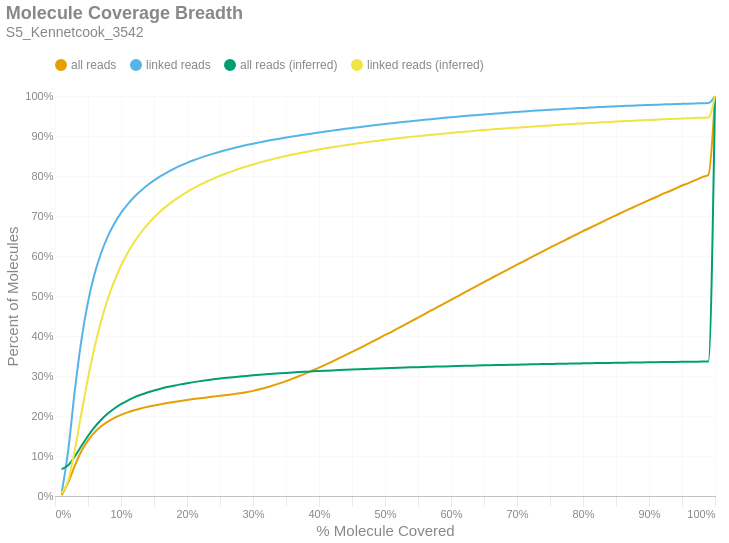

The notebook cell saved with this chart:
### Markdown cell above
### Molecule Read Coverage
This chart shows molecule coverage breadth as computed by the number of bases aligned to that molecule. In other words, "*how much of each unique long molecule is actually sequenced/aligned?*" Keep in mind there is a distinction between sequences and alignments, since some sequences belonging to a particular molecule may not align well and wouldn't appear in the alignment data. This chart also shows molecule coverage breadth as computed by the *inferred fragment* from which the aligned sequences originate. Unlike read coverage, this calculation takes into account the total insert size, including unsequenced gaps between the forward and reverse reads. Like the previous figures, these are cumulative percents.

### Code cell
if SKIPLR:
    print_html(f"Skipped")
else:
    binned_df = consolidated_hist(valids['coverage_bp'], mask, 0.01, True)
    binned_df_inf = consolidated_hist(valids['coverage_inserts'], mask, 0.01, True)
    binned_df = binned_df.with_columns(pl.lit(binned_df_inf['all reads (cumsum)']).alias('all reads (inferred)'))
    binned_df = binned_df.with_columns(pl.lit(binned_df_inf['linked reads (cumsum)']).alias('linked reads (inferred)'))
    binned_df = binned_df.with_columns(
        (pl.col('bin').cast(pl.Float64) + 0.01).alias('right_edge')
    )

    with SafeRender(binned_df):
        (
            density_plot(binned_df, 'Molecule Coverage Breadth', samplename, 'molcov', ['all reads (inferred)','linked reads (inferred)'])
            .encode(
                #x=alt.X('bin:Q', title="% Molecule Covered").axis(format = '%').scale(padding=0),
                x=alt.X('right_edge:Q', title="% Molecule Covered").axis(format='%').scale(padding=0),
                y=alt.Y('value:Q', title='Percent of Molecules')
                    .axis(format='%')
                    .stack(False)
                    .scale(domainMin=0, padding=0),
                color=alt.Color("key:N").scale(domain = ["all reads", "linked reads", "all reads (inferred)", "linked reads (inferred)"]),
                tooltip = [
                    alt.Tooltip("key:N", title = "Data Type"),
                    alt.Tooltip("range_label:N", title="% Molecule Covered"),
                    alt.Tooltip("value:Q", format = ".2%", title="% Molecules")
                ]
            )
        ).display()

### Figure 1 — Vega-Lite specification as saved in the notebook (floating-point values rounded to 4 significant figures)
{"width": "container", "height": 400, "config": {"title": {"anchor": "start", "dy": -15, "fontSize": 18, "color": "#888888", "subtitleColor": "#888888", "subtitleFontSize": 14}, "arc": {"fill": "#0072B2"}, "axis": {"domainColor": "#888888", "domainWidth": 0.5, "gridWidth": 0.2, "grid": false, "titleFontWeight": 400, "titleFontSize": 15, "labelFontSize": 11, "labelColor": "#888888", "tickColor": "#888888", "tickWidth": 0.2, "titleColor": "#888888"}, "axisBand": {"grid": false}, "axisX": {"grid": true, "tickSize": 10, "domainCap": "round"}, "axisY": {"domain": false, "grid": true, "tickSize": 0, "domainCap": "round"}, "background": "transparent", "header": {"labelFontSize": 15, "labelColor": "#888888", "titleFontSize": 15, "titleFontWeight": 600, "titleColor": "#888888"}, "legend": {"labelFont": "sans-serif", "labelFontSize": 12, "labelColor": "#888888", "symbolSize": 100, "symbolType": "circle", "titleFontSize": 12, "titlePadding": 10, "titleColor": "#888888", "title": null, "orient": "top"}, "range": {"category": ["#E69F00", "#56B4E9", "#009E73", "#F0E442", "#0072B2", "#D55E00", "#CC79A7", "#000000"], "diverging": ["#cfe8f3", "#a2d4ec", "#73bfe2", "#46abdb", "#1696d2", "#12719e"]}, "area": {"fill": "#0072B2", "fillOpacity": 0.7, "line": true, "strokeOpacity": 0.7}, "line": {"color": "#0072B2", "stroke": "#0072B2", "strokeWidth": 2}, "trail": {"color": "#0072B2", "stroke": "#0072B2", "strokeWidth": 0, "size": 1}, "point": {"filled": true, "fillOpacity": 1.0, "size": 95}, "text": {"color": "#888888", "fontSize": 11, "align": "right", "fontWeight": 400, "size": 11}, "bar": {"fill": "#0072B2", "stroke": null}, "view": {"stroke": null, "continuousWidth": 660, "continuousHeight": 400}}, "data": {"name": "data-b5f30c1e45770fa04245a825c2dd9971"}, "mark": {"type": "line", "interpolate": "monotone", "point": {"opacity": 0, "size": 275}}, "encoding": {"color": {"field": "key", "scale": {"domain": ["all reads", "linked reads", "all reads (inferred)", "linked reads (inferred)"]}, "type": "nominal"}, "tooltip": [{"field": "key", "title": "Data Type", "type": "nominal"}, {"field": "range_label", "title": "% Molecule Covered", "type": "nominal"}, {"field": "value", "format": ".2%", "title": "% Molecules", "type": "quantitative"}], "x": {"axis": {"format": "%"}, "field": "right_edge", "scale": {"padding": 0}, "title": "% Molecule Covered", "type": "quantitative"}, "y": {"axis": {"format": "%"}, "field": "value", "scale": {"domainMin": 0, "padding": 0}, "stack": false, "title": "Percent of Molecules", "type": "quantitative"}}, "params": [{"name": "param_c36ac31b6afebe62", "select": {"type": "point", "fields": ["key"]}, "bind": "legend"}], "title": {"text": "Molecule Coverage Breadth", "subtitle": "S5_Kennetcook_3542"}, "transform": [{"fold": ["all reads (cumsum)", "linked reads (cumsum)", "all reads (inferred)", "linked reads (inferred)"]}, {"calculate": "replace(datum.key, ' (cumsum)', '')", "as": "key"}, {"filter": {"param": "param_c36ac31b6afebe62"}}], "usermeta": {"embedOptions": {"downloadFileName": "S5_Kennetcook_3542.molcov"}}, "$schema": "https://vega.github.io/schema/vega-lite/v6.1.0.json", "datasets": {"data-b5f30c1e45770fa04245a825c2dd9971": [{"bin": "0.0", "interval": "0.0-0.01", "all reads": 0.002159, "linked reads": 0.006551, "all reads (cumsum)": 0.002159, "linked reads (cumsum)": 0.006551, "range_label": "0.0-0.01", "all reads (inferred)": 0.06704, "linked reads (inferred)": 0.006316, "right_edge": 0.01}, {"bin": "0.01", "interval": "0.01-0.02", "all reads": 0.0311, "linked reads": 0.1076, "all reads (cumsum)": 0.03326, "linked reads (cumsum)": 0.1141, "range_label": "0.01-0.02", "all reads (inferred)": 0.07694, "linked reads (inferred)": 0.03901, "right_edge": 0.02}, {"bin": "0.02", "interval": "0.02-0.03", "all reads": 0.04252, "linked reads": 0.1492, "all reads (cumsum)": 0.07577, "linked reads (cumsum)": 0.2633, "range_label": "0.02-0.03", "all reads (inferred)": 0.09883, "linked reads (inferred)": 0.115, "right_edge": 0.03}, {"bin": "0.03", "interval": "0.03-0.04", "all reads": 0.03606, "linked reads": 0.1267, "all reads (cumsum)": 0.1118, "linked reads (cumsum)": 0.3899, "range_label": "0.03-0.04", "all reads (inferred)": 0.1249, "linked reads (inferred)": 0.2064, "right_edge": 0.04}, {"bin": "0.04", "interval": "0.04-0.05", "all reads": 0.02715, "linked reads": 0.09527, "all reads (cumsum)": 0.139, "linked reads (cumsum)": 0.4852, "range_label": "0.04-0.05", "all reads (inferred)": 0.1499, "linked reads (inferred)": 0.2946, "right_edge": 0.05}, {"bin": "0.05", "interval": "0.05-0.06", "all reads": 0.02004, "linked reads": 0.07016, "all reads (cumsum)": 0.159, "linked reads (cumsum)": 0.5554, "range_label": "0.05-0.06", "all reads (inferred)": 0.172, "linked reads (inferred)": 0.3723, "right_edge": 0.06}, {"bin": "0.06", "interval": "0.06-0.07", "all reads": 0.0151, "linked reads": 0.05282, "all reads (cumsum)": 0.1741, "linked reads (cumsum)": 0.6082, "range_label": "0.06-0.07", "all reads (inferred)": 0.1906, "linked reads (inferred)": 0.438, "right_edge": 0.07}, {"bin": "0.07", "interval": "0.07-0.08", "all reads": 0.01174, "linked reads": 0.04096, "all reads (cumsum)": 0.1859, "linked reads (cumsum)": 0.6491, "range_label": "0.07-0.08", "all reads (inferred)": 0.2061, "linked reads (inferred)": 0.4926, "right_edge": 0.08}, {"bin": "0.08", "interval": "0.08-0.09", "all reads": 0.009267, "linked reads": 0.03226, "all reads (cumsum)": 0.1951, "linked reads (cumsum)": 0.6814, "range_label": "0.08-0.09", "all reads (inferred)": 0.2188, "linked reads (inferred)": 0.5377, "right_edge": 0.09}, {"bin": "0.09", "interval": "0.09-0.1", "all reads": 0.007584, "linked reads": 0.02627, "all reads (cumsum)": 0.2027, "linked reads (cumsum)": 0.7077, "range_label": "0.09-0.1", "all reads (inferred)": 0.2296, "linked reads (inferred)": 0.5757, "right_edge": 0.1}, {"bin": "0.1", "interval": "0.1-0.11", "all reads": 0.006235, "linked reads": 0.02153, "all reads (cumsum)": 0.209, "linked reads (cumsum)": 0.7292, "range_label": "0.1-0.11", "all reads (inferred)": 0.2386, "linked reads (inferred)": 0.6074, "right_edge": 0.11}, {"bin": "0.11", "interval": "0.11-0.12", "all reads": 0.005344, "linked reads": 0.01835, "all reads (cumsum)": 0.2143, "linked reads (cumsum)": 0.7475, "range_label": "0.11-0.12", "all reads (inferred)": 0.2464, "linked reads (inferred)": 0.6348, "right_edge": 0.12}, {"bin": "0.12", "interval": "0.12-0.13", "all reads": 0.004522, "linked reads": 0.01555, "all reads (cumsum)": 0.2188, "linked reads (cumsum)": 0.7631, "range_label": "0.12-0.13", "all reads (inferred)": 0.253, "linked reads (inferred)": 0.6582, "right_edge": 0.13}, {"bin": "0.13", "interval": "0.13-0.14", "all reads": 0.004019, "linked reads": 0.01369, "all reads (cumsum)": 0.2228, "linked reads (cumsum)": 0.7768, "range_label": "0.13-0.14", "all reads (inferred)": 0.2588, "linked reads (inferred)": 0.6784, "right_edge": 0.14}, {"bin": "0.14", "interval": "0.14-0.15", "all reads": 0.003572, "linked reads": 0.01212, "all reads (cumsum)": 0.2264, "linked reads (cumsum)": 0.7889, "range_label": "0.14-0.15", "all reads (inferred)": 0.2638, "linked reads (inferred)": 0.6962, "right_edge": 0.15}, {"bin": "0.15", "interval": "0.15-0.16", "all reads": 0.003222, "linked reads": 0.01079, "all reads (cumsum)": 0.2296, "linked reads (cumsum)": 0.7997, "range_label": "0.15-0.16", "all reads (inferred)": 0.2683, "linked reads (inferred)": 0.7119, "right_edge": 0.16}, {"bin": "0.16", "interval": "0.16-0.17", "all reads": 0.002915, "linked reads": 0.009621, "all reads (cumsum)": 0.2325, "linked reads (cumsum)": 0.8093, "range_label": "0.16-0.17", "all reads (inferred)": 0.2723, "linked reads (inferred)": 0.7259, "right_edge": 0.17}, {"bin": "0.17", "interval": "0.17-0.18", "all reads": 0.002688, "linked reads": 0.008661, "all reads (cumsum)": 0.2352, "linked reads (cumsum)": 0.818, "range_label": "0.17-0.18", "all reads (inferred)": 0.2759, "linked reads (inferred)": 0.7384, "right_edge": 0.18}, {"bin": "0.18", "interval": "0.18-0.19", "all reads": 0.002505, "linked reads": 0.00786, "all reads (cumsum)": 0.2377, "linked reads (cumsum)": 0.8258, "range_label": "0.18-0.19", "all reads (inferred)": 0.2791, "linked reads (inferred)": 0.7498, "right_edge": 0.19}, {"bin": "0.19", "interval": "0.19-0.2", "all reads": 0.002359, "linked reads": 0.007102, "all reads (cumsum)": 0.2401, "linked reads (cumsum)": 0.8329, "range_label": "0.19-0.2", "all reads (inferred)": 0.282, "linked reads (inferred)": 0.76, "right_edge": 0.2}, {"bin": "0.2", "interval": "0.2-0.21", "all reads": 0.002203, "linked reads": 0.006476, "all reads (cumsum)": 0.2423, "linked reads (cumsum)": 0.8394, "range_label": "0.2-0.21", "all reads (inferred)": 0.2847, "linked reads (inferred)": 0.7695, "right_edge": 0.21}, {"bin": "0.21", "interval": "0.21-0.22", "all reads": 0.002128, "linked reads": 0.005979, "all reads (cumsum)": 0.2444, "linked reads (cumsum)": 0.8454, "range_label": "0.21-0.22", "all reads (inferred)": 0.2872, "linked reads (inferred)": 0.7782, "right_edge": 0.22}, {"bin": "0.22", "interval": "0.22-0.23", "all reads": 0.00205, "linked reads": 0.005497, "all reads (cumsum)": 0.2465, "linked reads (cumsum)": 0.8509, "range_label": "0.22-0.23", "all reads (inferred)": 0.2895, "linked reads (inferred)": 0.7862, "right_edge": 0.23}, {"bin": "0.23", "interval": "0.23-0.24", "all reads": 0.002015, "linked reads": 0.00515, "all reads (cumsum)": 0.2485, "linked reads (cumsum)": 0.856, "range_label": "0.23-0.24", "all reads (inferred)": 0.2916, "linked reads (inferred)": 0.7936, "right_edge": 0.24}, {"bin": "0.24", "interval": "0.24-0.25", "all reads": 0.00201, "linked reads": 0.004802, "all reads (cumsum)": 0.2505, "linked reads (cumsum)": 0.8608, "range_label": "0.24-0.25", "all reads (inferred)": 0.2936, "linked reads (inferred)": 0.8005, "right_edge": 0.25}, {"bin": "0.25", "interval": "0.25-0.26", "all reads": 0.001963, "linked reads": 0.004414, "all reads (cumsum)": 0.2525, "linked reads (cumsum)": 0.8653, "range_label": "0.25-0.26", "all reads (inferred)": 0.2954, "linked reads (inferred)": 0.8069, "right_edge": 0.26}, {"bin": "0.26", "interval": "0.26-0.27", "all reads": 0.002053, "linked reads": 0.00428, "all reads (cumsum)": 0.2545, "linked reads (cumsum)": 0.8695, "range_label": "0.26-0.27", "all reads (inferred)": 0.2971, "linked reads (inferred)": 0.8129, "right_edge": 0.27}, {"bin": "0.27", "interval": "0.27-0.28", "all reads": 0.002249, "linked reads": 0.003958, "all reads (cumsum)": 0.2568, "linked reads (cumsum)": 0.8735, "range_label": "0.27-0.28", "all reads (inferred)": 0.2987, "linked reads (inferred)": 0.8186, "right_edge": 0.28}, {"bin": "0.28", "interval": "0.28-0.29", "all reads": 0.00271, "linked reads": 0.003819, "all reads (cumsum)": 0.2595, "linked reads (cumsum)": 0.8773, "range_label": "0.28-0.29", "all reads (inferred)": 0.3003, "linked reads (inferred)": 0.8239, "right_edge": 0.29}, {"bin": "0.29", "interval": "0.29-0.3", "all reads": 0.003318, "linked reads": 0.003518, "all reads (cumsum)": 0.2628, "linked reads (cumsum)": 0.8808, "range_label": "0.29-0.3", "all reads (inferred)": 0.3017, "linked reads (inferred)": 0.8288, "right_edge": 0.3}, {"bin": "0.3", "interval": "0.3-0.31", "all reads": 0.003915, "linked reads": 0.003248, "all reads (cumsum)": 0.2667, "linked reads (cumsum)": 0.8841, "range_label": "0.3-0.31", "all reads (inferred)": 0.303, "linked reads (inferred)": 0.8335, "right_edge": 0.31}, {"bin": "0.31", "interval": "0.31-0.32", "all reads": 0.004466, "linked reads": 0.003232, "all reads (cumsum)": 0.2712, "linked reads (cumsum)": 0.8873, "range_label": "0.31-0.32", "all reads (inferred)": 0.3043, "linked reads (inferred)": 0.838, "right_edge": 0.32}, {"bin": "0.32", "interval": "0.32-0.33", "all reads": 0.004996, "linked reads": 0.003085, "all reads (cumsum)": 0.2762, "linked reads (cumsum)": 0.8904, "range_label": "0.32-0.33", "all reads (inferred)": 0.3055, "linked reads (inferred)": 0.8421, "right_edge": 0.33}, {"bin": "0.33", "interval": "0.33-0.34", "all reads": 0.005329, "linked reads": 0.002916, "all reads (cumsum)": 0.2815, "linked reads (cumsum)": 0.8933, "range_label": "0.33-0.34", "all reads (inferred)": 0.3066, "linked reads (inferred)": 0.8462, "right_edge": 0.34}, {"bin": "0.34", "interval": "0.34-0.35", "all reads": 0.005795, "linked reads": 0.002868, "all reads (cumsum)": 0.2873, "linked reads (cumsum)": 0.8962, "range_label": "0.34-0.35", "all reads (inferred)": 0.3077, "linked reads (inferred)": 0.8499, "right_edge": 0.35}, {"bin": "0.35", "interval": "0.35-0.36", "all reads": 0.006189, "linked reads": 0.002683, "all reads (cumsum)": 0.2935, "linked reads (cumsum)": 0.8989, "range_label": "0.35-0.36", "all reads (inferred)": 0.3088, "linked reads (inferred)": 0.8535, "right_edge": 0.36}, {"bin": "0.36", "interval": "0.36-0.37", "all reads": 0.006413, "linked reads": 0.002562, "all reads (cumsum)": 0.2999, "linked reads (cumsum)": 0.9014, "range_label": "0.36-0.37", "all reads (inferred)": 0.3097, "linked reads (inferred)": 0.8569, "right_edge": 0.37}, {"bin": "0.37", "interval": "0.37-0.38", "all reads": 0.006756, "linked reads": 0.002555, "all reads (cumsum)": 0.3067, "linked reads (cumsum)": 0.904, "range_label": "0.37-0.38", "all reads (inferred)": 0.3107, "linked reads (inferred)": 0.8601, "right_edge": 0.38}, {"bin": "0.38", "interval": "0.38-0.39", "all reads": 0.00705, "linked reads": 0.002455, "all reads (cumsum)": 0.3137, "linked reads (cumsum)": 0.9064, "range_label": "0.38-0.39", "all reads (inferred)": 0.3116, "linked reads (inferred)": 0.8632, "right_edge": 0.39}, {"bin": "0.39", "interval": "0.39-0.4", "all reads": 0.007317, "linked reads": 0.002395, "all reads (cumsum)": 0.321, "linked reads (cumsum)": 0.9088, "range_label": "0.39-0.4", "all reads (inferred)": 0.3124, "linked reads (inferred)": 0.8663, "right_edge": 0.4}, {"bin": "0.4", "interval": "0.4-0.41", "all reads": 0.007435, "linked reads": 0.002389, "all reads (cumsum)": 0.3285, "linked reads (cumsum)": 0.9112, "range_label": "0.4-0.41", "all reads (inferred)": 0.3133, "linked reads (inferred)": 0.8692, "right_edge": 0.41}, {"bin": "0.41", "interval": "0.41-0.42", "all reads": 0.007671, "linked reads": 0.002215, "all reads (cumsum)": 0.3361, "linked reads (cumsum)": 0.9134, "range_label": "0.41-0.42", "all reads (inferred)": 0.3141, "linked reads (inferred)": 0.8719, "right_edge": 0.42}, {"bin": "0.42", "interval": "0.42-0.43", "all reads": 0.007921, "linked reads": 0.002252, "all reads (cumsum)": 0.344, "linked reads (cumsum)": 0.9157, "range_label": "0.42-0.43", "all reads (inferred)": 0.3148, "linked reads (inferred)": 0.8745, "right_edge": 0.43}, {"bin": "0.43", "interval": "0.43-0.44", "all reads": 0.007924, "linked reads": 0.002169, "all reads (cumsum)": 0.352, "linked reads (cumsum)": 0.9179, "range_label": "0.43-0.44", "all reads (inferred)": 0.3155, "linked reads (inferred)": 0.877, "right_edge": 0.44}, {"bin": "0.44", "interval": "0.44-0.45", "all reads": 0.008117, "linked reads": 0.002111, "all reads (cumsum)": 0.3601, "linked reads (cumsum)": 0.92, "range_label": "0.44-0.45", "all reads (inferred)": 0.3162, "linked reads (inferred)": 0.8794, "right_edge": 0.45}, {"bin": "0.45", "interval": "0.45-0.46", "all reads": 0.008277, "linked reads": 0.002098, "all reads (cumsum)": 0.3684, "linked reads (cumsum)": 0.9221, "range_label": "0.45-0.46", "all reads (inferred)": 0.3169, "linked reads (inferred)": 0.8818, "right_edge": 0.46}, {"bin": "0.46", "interval": "0.46-0.47", "all reads": 0.008269, "linked reads": 0.002038, "all reads (cumsum)": 0.3766, "linked reads (cumsum)": 0.9241, "range_label": "0.46-0.47", "all reads (inferred)": 0.3176, "linked reads (inferred)": 0.8841, "right_edge": 0.47}, {"bin": "0.47", "interval": "0.47-0.48", "all reads": 0.008515, "linked reads": 0.002016, "all reads (cumsum)": 0.3851, "linked reads (cumsum)": 0.9261, "range_label": "0.47-0.48", "all reads (inferred)": 0.3182, "linked reads (inferred)": 0.8862, "right_edge": 0.48}, {"bin": "0.48", "interval": "0.48-0.49", "all reads": 0.008234, "linked reads": 0.001917, "all reads (cumsum)": 0.3934, "linked reads (cumsum)": 0.928, "range_label": "0.48-0.49", "all reads (inferred)": 0.3188, "linked reads (inferred)": 0.8883, "right_edge": 0.49}, {"bin": "0.49", "interval": "0.49-0.5", "all reads": 0.009189, "linked reads": 0.001928, "all reads (cumsum)": 0.4026, "linked reads (cumsum)": 0.93, "range_label": "0.49-0.5", "all reads (inferred)": 0.3194, "linked reads (inferred)": 0.8904, "right_edge": 0.5}, {"bin": "0.5", "interval": "0.5-0.51", "all reads": 0.008, "linked reads": 0.001792, "all reads (cumsum)": 0.4106, "linked reads (cumsum)": 0.9318, "range_label": "0.5-0.51", "all reads (inferred)": 0.32, "linked reads (inferred)": 0.8923, "right_edge": 0.51}, {"bin": "0.51", "interval": "0.51-0.52", "all reads": 0.008996, "linked reads": 0.001833, "all reads (cumsum)": 0.4196, "linked reads (cumsum)": 0.9336, "range_label": "0.51-0.52", "all reads (inferred)": 0.3205, "linked reads (inferred)": 0.8942, "right_edge": 0.52}, {"bin": "0.52", "interval": "0.52-0.53", "all reads": 0.008665, "linked reads": 0.001779, "all reads (cumsum)": 0.4282, "linked reads (cumsum)": 0.9354, "range_label": "0.52-0.53", "all reads (inferred)": 0.3211, "linked reads (inferred)": 0.8961, "right_edge": 0.53}, {"bin": "0.53", "interval": "0.53-0.54", "all reads": 0.008906, "linked reads": 0.001753, "all reads (cumsum)": 0.4371, "linked reads (cumsum)": 0.9371, "range_label": "0.53-0.54", "all reads (inferred)": 0.3216, "linked reads (inferred)": 0.8979, "right_edge": 0.54}, {"bin": "0.54", "interval": "0.54-0.55", "all reads": 0.008739, "linked reads": 0.001731, "all reads (cumsum)": 0.4459, "linked reads (cumsum)": 0.9389, "range_label": "0.54-0.55", "all reads (inferred)": 0.3221, "linked reads (inferred)": 0.8997, "right_edge": 0.55}, {"bin": "0.55", "interval": "0.55-0.56", "all reads": 0.008969, "linked reads": 0.001645, "all reads (cumsum)": 0.4548, "linked reads (cumsum)": 0.9405, "range_label": "0.55-0.56", "all reads (inferred)": 0.3226, "linked reads (inferred)": 0.9014, "right_edge": 0.56}, {"bin": "0.56", "interval": "0.56-0.57", "all reads": 0.008937, "linked reads": 0.001651, "all reads (cumsum)": 0.4638, "linked reads (cumsum)": 0.9422, "range_label": "0.56-0.57", "all reads (inferred)": 0.3231, "linked reads (inferred)": 0.903, "right_edge": 0.57}, {"bin": "0.57", "interval": "0.57-0.58", "all reads": 0.008794, "linked reads": 0.001632, "all reads (cumsum)": 0.4726, "linked reads (cumsum)": 0.9438, "range_label": "0.57-0.58", "all reads (inferred)": 0.3236, "linked reads (inferred)": 0.9046, "right_edge": 0.58}, {"bin": "0.58", "interval": "0.58-0.59", "all reads": 0.008952, "linked reads": 0.001545, "all reads (cumsum)": 0.4815, "linked reads (cumsum)": 0.9453, "range_label": "0.58-0.59", "all reads (inferred)": 0.3241, "linked reads (inferred)": 0.9062, "right_edge": 0.59}, {"bin": "0.59", "interval": "0.59-0.6", "all reads": 0.008987, "linked reads": 0.001456, "all reads (cumsum)": 0.4905, "linked reads (cumsum)": 0.9468, "range_label": "0.59-0.6", "all reads (inferred)": 0.3245, "linked reads (inferred)": 0.9078, "right_edge": 0.6}, {"bin": "0.6", "interval": "0.6-0.61", "all reads": 0.008598, "linked reads": 0.001514, "all reads (cumsum)": 0.4991, "linked reads (cumsum)": 0.9483, "range_label": "0.6-0.61", "all reads (inferred)": 0.3249, "linked reads (inferred)": 0.9093, "right_edge": 0.61}, {"bin": "0.61", "interval": "0.61-0.62", "all reads": 0.00908, "linked reads": 0.001432, "all reads (cumsum)": 0.5082, "linked reads (cumsum)": 0.9497, "range_label": "0.61-0.62", "all reads (inferred)": 0.3254, "linked reads (inferred)": 0.9107, "right_edge": 0.62}, {"bin": "0.62", "interval": "0.62-0.63", "all reads": 0.008804, "linked reads": 0.001461, "all reads (cumsum)": 0.517, "linked reads (cumsum)": 0.9512, "range_label": "0.62-0.63", "all reads (inferred)": 0.3258, "linked reads (inferred)": 0.9121, "right_edge": 0.63}, {"bin": "0.63", "interval": "0.63-0.64", "all reads": 0.008861, "linked reads": 0.001373, "all reads (cumsum)": 0.5259, "linked reads (cumsum)": 0.9526, "range_label": "0.63-0.64", "all reads (inferred)": 0.3262, "linked reads (inferred)": 0.9135, "right_edge": 0.64}, {"bin": "0.64", "interval": "0.64-0.65", "all reads": 0.008731, "linked reads": 0.001312, "all reads (cumsum)": 0.5346, "linked reads (cumsum)": 0.9539, "range_label": "0.64-0.65", "all reads (inferred)": 0.3266, "linked reads (inferred)": 0.9148, "right_edge": 0.65}, {"bin": "0.65", "interval": "0.65-0.66", "all reads": 0.009094, "linked reads": 0.001326, "all reads (cumsum)": 0.5437, "linked reads (cumsum)": 0.9552, "range_label": "0.65-0.66", "all reads (inferred)": 0.3269, "linked reads (inferred)": 0.916, "right_edge": 0.66}, {"bin": "0.66", "interval": "0.66-0.67", "all reads": 0.008591, "linked reads": 0.001265, "all reads (cumsum)": 0.5523, "linked reads (cumsum)": 0.9565, "range_label": "0.66-0.67", "all reads (inferred)": 0.3273, "linked reads (inferred)": 0.9173, "right_edge": 0.67}, {"bin": "0.67", "interval": "0.67-0.68", "all reads": 0.008754, "linked reads": 0.001251, "all reads (cumsum)": 0.561, "linked reads (cumsum)": 0.9577, "range_label": "0.67-0.68", "all reads (inferred)": 0.3277, "linked reads (inferred)": 0.9186, "right_edge": 0.68}, {"bin": "0.68", "interval": "0.68-0.69", "all reads": 0.00856, "linked reads": 0.001232, "all reads (cumsum)": 0.5696, "linked reads (cumsum)": 0.9589, "range_label": "0.68-0.69", "all reads (inferred)": 0.3281, "linked reads (inferred)": 0.9198, "right_edge": 0.69}, {"bin": "0.69", "interval": "0.69-0.7", "all reads": 0.008698, "linked reads": 0.001162, "all reads (cumsum)": 0.5783, "linked reads (cumsum)": 0.9601, "range_label": "0.69-0.7", "all reads (inferred)": 0.3284, "linked reads (inferred)": 0.9209, "right_edge": 0.7}, {"bin": "0.7", "interval": "0.7-0.71", "all reads": 0.008461, "linked reads": 0.001166, "all reads (cumsum)": 0.5867, "linked reads (cumsum)": 0.9613, "range_label": "0.7-0.71", "all reads (inferred)": 0.3288, "linked reads (inferred)": 0.9221, "right_edge": 0.71}, {"bin": "0.71", "interval": "0.71-0.72", "all reads": 0.008504, "linked reads": 0.001086, "all reads (cumsum)": 0.5953, "linked reads (cumsum)": 0.9624, "range_label": "0.71-0.72", "all reads (inferred)": 0.3291, "linked reads (inferred)": 0.9232, "right_edge": 0.72}, {"bin": "0.72", "interval": "0.72-0.73", "all reads": 0.008633, "linked reads": 0.001099, "all reads (cumsum)": 0.6039, "linked reads (cumsum)": 0.9635, "range_label": "0.72-0.73", "all reads (inferred)": 0.3294, "linked reads (inferred)": 0.9243, "right_edge": 0.73}, {"bin": "0.73", "interval": "0.73-0.74", "all reads": 0.008308, "linked reads": 0.001071, "all reads (cumsum)": 0.6122, "linked reads (cumsum)": 0.9645, "range_label": "0.73-0.74", "all reads (inferred)": 0.3297, "linked reads (inferred)": 0.9254, "right_edge": 0.74}, {"bin": "0.74", "interval": "0.74-0.75", "all reads": 0.008808, "linked reads": 0.001055, "all reads (cumsum)": 0.621, "linked reads (cumsum)": 0.9656, "range_label": "0.74-0.75", "all reads (inferred)": 0.3301, "linked reads (inferred)": 0.9265, "right_edge": 0.75}, {"bin": "0.75", "interval": "0.75-0.76", "all reads": 0.008105, "linked reads": 0.0009415, "all reads (cumsum)": 0.6291, "linked reads (cumsum)": 0.9665, "range_label": "0.75-0.76", "all reads (inferred)": 0.3304, "linked reads (inferred)": 0.9275, "right_edge": 0.76}, {"bin": "0.76", "interval": "0.76-0.77", "all reads": 0.008301, "linked reads": 0.0009766, "all reads (cumsum)": 0.6374, "linked reads (cumsum)": 0.9675, "range_label": "0.76-0.77", "all reads (inferred)": 0.3307, "linked reads (inferred)": 0.9286, "right_edge": 0.77}, {"bin": "0.77", "interval": "0.77-0.78", "all reads": 0.008223, "linked reads": 0.0009327, "all reads (cumsum)": 0.6456, "linked reads (cumsum)": 0.9684, "range_label": "0.77-0.78", "all reads (inferred)": 0.331, "linked reads (inferred)": 0.9295, "right_edge": 0.78}, {"bin": "0.78", "interval": "0.78-0.79", "all reads": 0.008129, "linked reads": 0.0008911, "all reads (cumsum)": 0.6538, "linked reads (cumsum)": 0.9693, "range_label": "0.78-0.79", "all reads (inferred)": 0.3313, "linked reads (inferred)": 0.9305, "right_edge": 0.79}, {"bin": "0.79", "interval": "0.79-0.8", "all reads": 0.008471, "linked reads": 0.0009128, "all reads (cumsum)": 0.6622, "linked reads (cumsum)": 0.9702, "range_label": "0.79-0.8", "all reads (inferred)": 0.3316, "linked reads (inferred)": 0.9315, "right_edge": 0.8}, {"bin": "0.8", "interval": "0.8-0.81", "all reads": 0.007791, "linked reads": 0.000832, "all reads (cumsum)": 0.67, "linked reads (cumsum)": 0.9711, "range_label": "0.8-0.81", "all reads (inferred)": 0.3319, "linked reads (inferred)": 0.9325, "right_edge": 0.81}, {"bin": "0.81", "interval": "0.81-0.82", "all reads": 0.007957, "linked reads": 0.0008338, "all reads (cumsum)": 0.678, "linked reads (cumsum)": 0.9719, "range_label": "0.81-0.82", "all reads (inferred)": 0.3322, "linked reads (inferred)": 0.9334, "right_edge": 0.82}, {"bin": "0.82", "interval": "0.82-0.83", "all reads": 0.008009, "linked reads": 0.0007454, "all reads (cumsum)": 0.686, "linked reads (cumsum)": 0.9727, "range_label": "0.82-0.83", "all reads (inferred)": 0.3325, "linked reads (inferred)": 0.9343, "right_edge": 0.83}, {"bin": "0.83", "interval": "0.83-0.84", "all reads": 0.007921, "linked reads": 0.0008156, "all reads (cumsum)": 0.6939, "linked reads (cumsum)": 0.9735, "range_label": "0.83-0.84", "all reads (inferred)": 0.3327, "linked reads (inferred)": 0.9352, "right_edge": 0.84}, {"bin": "0.84", "interval": "0.84-0.85", "all reads": 0.007787, "linked reads": 0.0007571, "all reads (cumsum)": 0.7017, "linked reads (cumsum)": 0.9742, "range_label": "0.84-0.85", "all reads (inferred)": 0.333, "linked reads (inferred)": 0.9361, "right_edge": 0.85}, {"bin": "0.85", "interval": "0.85-0.86", "all reads": 0.007799, "linked reads": 0.0007559, "all reads (cumsum)": 0.7095, "linked reads (cumsum)": 0.975, "range_label": "0.85-0.86", "all reads (inferred)": 0.3333, "linked reads (inferred)": 0.9369, "right_edge": 0.86}, {"bin": "0.86", "interval": "0.86-0.87", "all reads": 0.007582, "linked reads": 0.0006815, "all reads (cumsum)": 0.7171, "linked reads (cumsum)": 0.9757, "range_label": "0.86-0.87", "all reads (inferred)": 0.3335, "linked reads (inferred)": 0.9377, "right_edge": 0.87}, {"bin": "0.87", "interval": "0.87-0.88", "all reads": 0.007761, "linked reads": 0.000688, "all reads (cumsum)": 0.7248, "linked reads (cumsum)": 0.9764, "range_label": "0.87-0.88", "all reads (inferred)": 0.3338, "linked reads (inferred)": 0.9385, "right_edge": 0.88}, {"bin": "0.88", "interval": "0.88-0.89", "all reads": 0.007431, "linked reads": 0.0006171, "all reads (cumsum)": 0.7323, "linked reads (cumsum)": 0.977, "range_label": "0.88-0.89", "all reads (inferred)": 0.334, "linked reads (inferred)": 0.9393, "right_edge": 0.89}, {"bin": "0.89", "interval": "0.89-0.9", "all reads": 0.007586, "linked reads": 0.0006271, "all reads (cumsum)": 0.7398, "linked reads (cumsum)": 0.9776, "range_label": "0.89-0.9", "all reads (inferred)": 0.3342, "linked reads (inferred)": 0.9401, "right_edge": 0.9}, {"bin": "0.9", "interval": "0.9-0.91", "all reads": 0.007019, "linked reads": 0.000589, "all reads (cumsum)": 0.7469, "linked reads (cumsum)": 0.9782, "range_label": "0.9-0.91", "all reads (inferred)": 0.3345, "linked reads (inferred)": 0.9408, "right_edge": 0.91}, {"bin": "0.91", "interval": "0.91-0.92", "all reads": 0.007851, "linked reads": 0.0005966, "all reads (cumsum)": 0.7547, "linked reads (cumsum)": 0.9788, "range_label": "0.91-0.92", "all reads (inferred)": 0.3347, "linked reads (inferred)": 0.9416, "right_edge": 0.92}, {"bin": "0.92", "interval": "0.92-0.93", "all reads": 0.006601, "linked reads": 0.0005328, "all reads (cumsum)": 0.7613, "linked reads (cumsum)": 0.9793, "range_label": "0.92-0.93", "all reads (inferred)": 0.3349, "linked reads (inferred)": 0.9423, "right_edge": 0.93}, {"bin": "0.93", "interval": "0.93-0.94", "all reads": 0.007215, "linked reads": 0.0005556, "all reads (cumsum)": 0.7685, "linked reads (cumsum)": 0.9799, "range_label": "0.93-0.94", "all reads (inferred)": 0.3351, "linked reads (inferred)": 0.943, "right_edge": 0.94}, {"bin": "0.94", "interval": "0.94-0.95", "all reads": 0.007609, "linked reads": 0.0005082, "all reads (cumsum)": 0.7761, "linked reads (cumsum)": 0.9804, "range_label": "0.94-0.95", "all reads (inferred)": 0.3354, "linked reads (inferred)": 0.9436, "right_edge": 0.95}, {"bin": "0.95", "interval": "0.95-0.96", "all reads": 0.006197, "linked reads": 0.0004918, "all reads (cumsum)": 0.7823, "linked reads (cumsum)": 0.9809, "range_label": "0.95-0.96", "all reads (inferred)": 0.3356, "linked reads (inferred)": 0.9443, "right_edge": 0.96}, {"bin": "0.96", "interval": "0.96-0.97", "all reads": 0.007217, "linked reads": 0.0004631, "all reads (cumsum)": 0.7896, "linked reads (cumsum)": 0.9813, "range_label": "0.96-0.97", "all reads (inferred)": 0.3358, "linked reads (inferred)": 0.945, "right_edge": 0.97}, {"bin": "0.97", "interval": "0.97-0.98", "all reads": 0.00716, "linked reads": 0.0004432, "all reads (cumsum)": 0.7967, "linked reads (cumsum)": 0.9818, "range_label": "0.97-0.98", "all reads (inferred)": 0.336, "linked reads (inferred)": 0.9457, "right_edge": 0.98}, {"bin": "0.98", "interval": "0.98-0.99", "all reads": 0.006495, "linked reads": 0.0004491, "all reads (cumsum)": 0.8032, "linked reads (cumsum)": 0.9822, "range_label": "0.98-0.99", "all reads (inferred)": 0.3363, "linked reads (inferred)": 0.9464, "right_edge": 0.99}, {"bin": "0.99", "interval": "0.99-1.0", "all reads": 0.1968, "linked reads": 0.01777, "all reads (cumsum)": 1.0, "linked reads (cumsum)": 1.0, "range_label": "0.99-1.0", "all reads (inferred)": 1.0, "linked reads (inferred)": 1.0, "right_edge": 1.0}]}}
